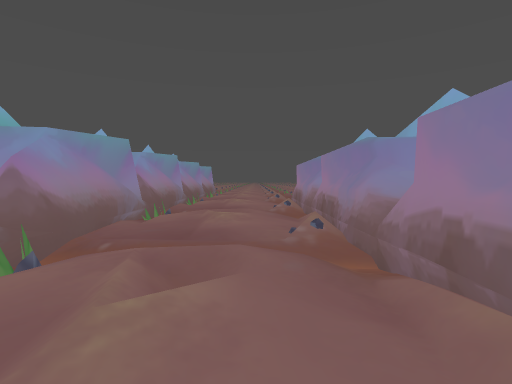
View 1 (above)

17 first-person views from a walk through a Godot game level. The camera is 1.3 m above the floor, tilts 2° down and sees 80° across. The floor is counted in squares, 2 m on a side. Each view is taken from the middle of a square. On the plan, view 1 faces up. The plan holds only what a view shows up to about 10 squares ahead; the rest is blank. The place goes on beyond the plan.

View 2
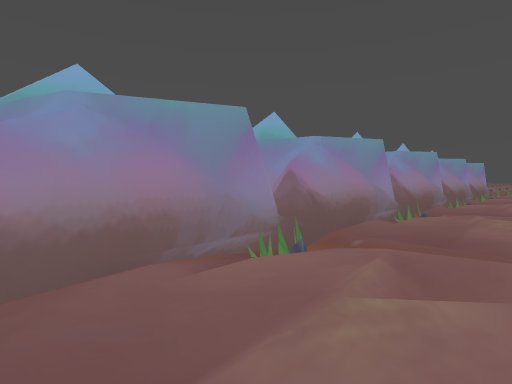

View 3
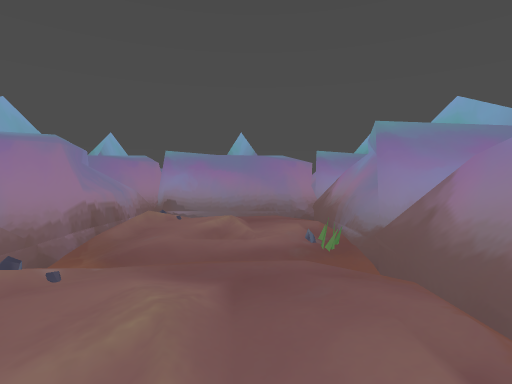

View 4
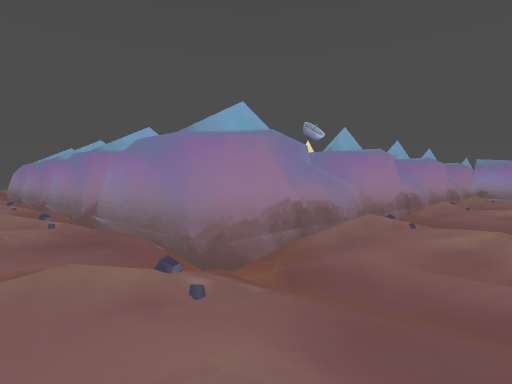

View 5
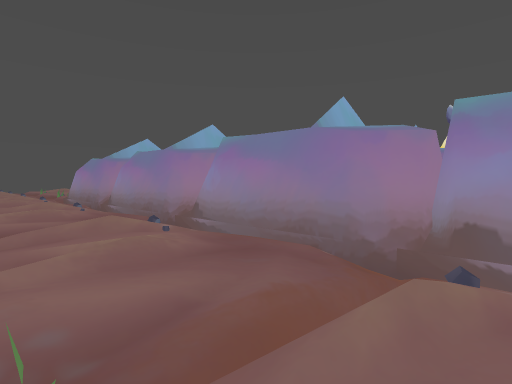

View 6
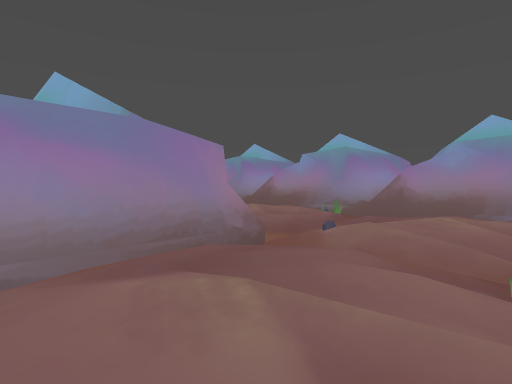

View 7
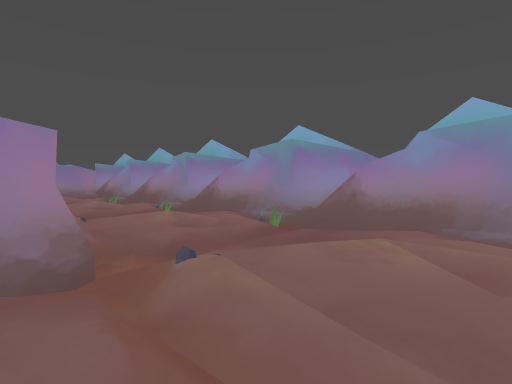

View 8
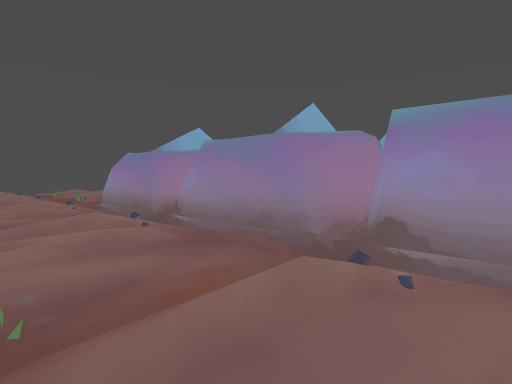

View 9
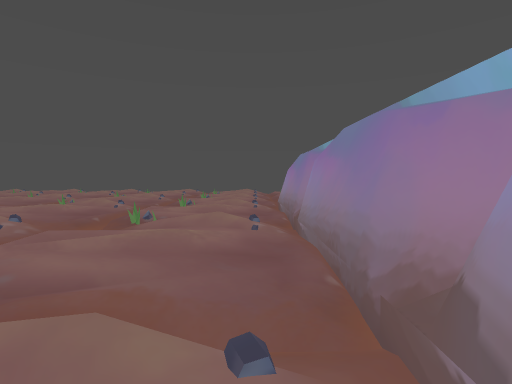

View 10
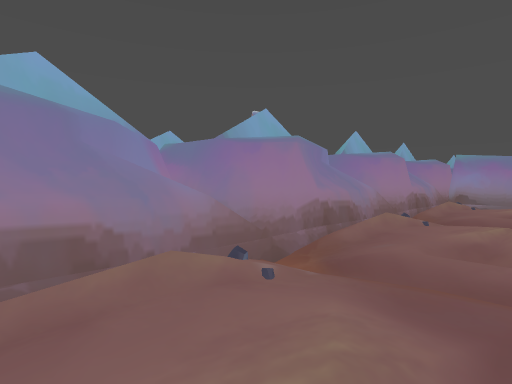

View 11
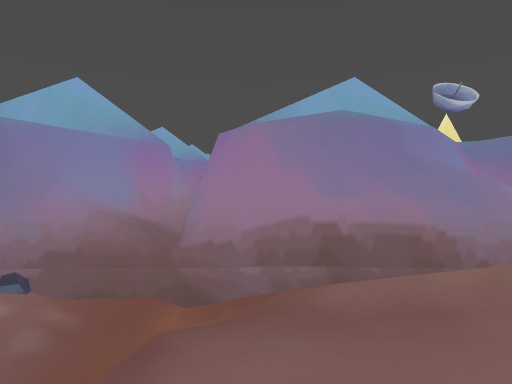

View 12
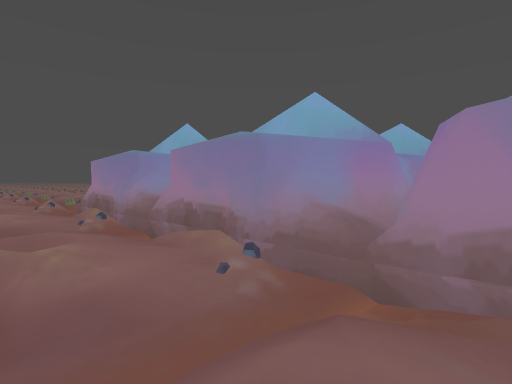

View 13
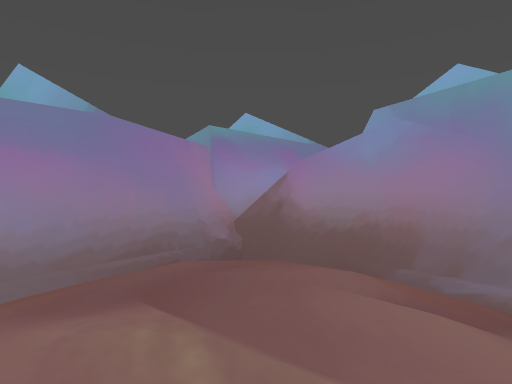

View 14
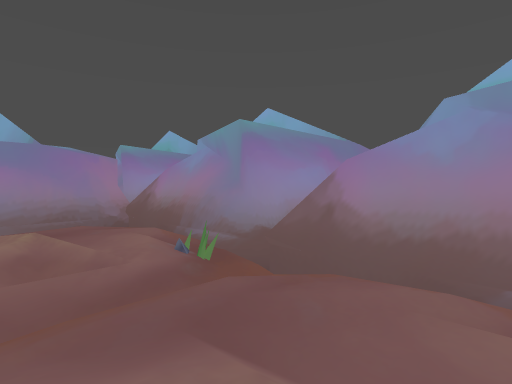

View 15
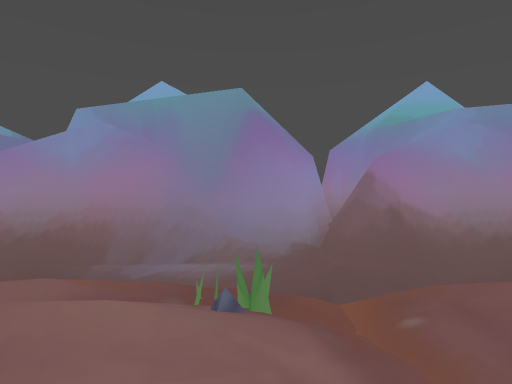

View 16
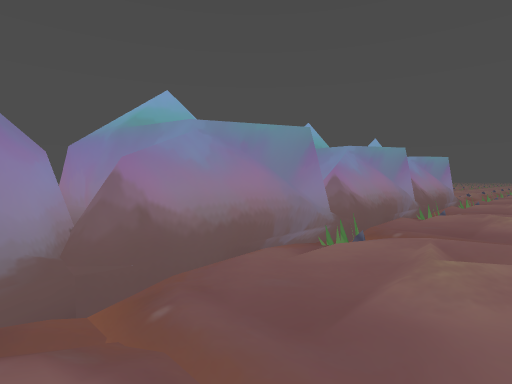

View 17
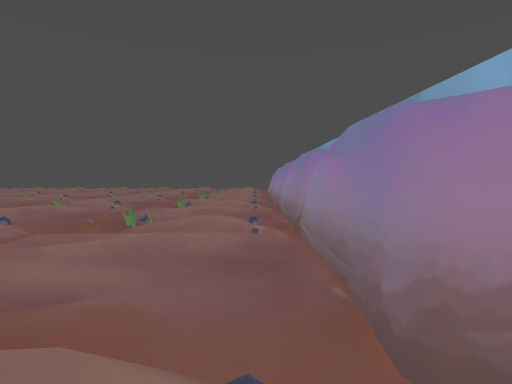

### Floor plan
Key: @ floor where view 1 was taken; . main floor; : floor 0.25 m higher than the main floor; - floor 0.25 m lower than the main floor; / step, stairs or slope; = window, fence, low wall or low ledge; R rock.
Columns run from 5 left of view 1 to 18 right of it. Each row starts with its distance up from view 1.
 13   RR.:.//.=:/.=/.-./ =.
 12   RR.:/.:...:/././.:/..
 11  RR/../.../../.../../...
 10   RR./RRRRRRRRRRRRRRRR./
  9   RR.:RRR R R RR   R
  8 R R/.:RR   R  R
  7 RRRR..RRRR R
  6   RR::RRRR R
  5   RR.:RRR  RR
  4  RR/..RRRR RR
  3 RRRR./RRRR
  2   RR..R
  1   RR.:RR
  0  RRR.@R
 -1 RRRRRRRR
 -2   RR   R
 -3  RR RR

Where each view was taken, in squares from view 1:
view 1: 0 up, 0 right, facing up
view 2: 0 up, 0 right, facing up-left
view 3: 6 up, 1 left, facing down
view 4: 12 up, 1 left, facing down-right
view 5: 13 up, 4 right, facing down-right
view 6: 13 up, 4 right, facing down-left
view 7: 13 up, 2 right, facing down-left
view 8: 13 up, 7 right, facing down-right
view 9: 11 up, 7 right, facing right
view 10: 9 up, 1 left, facing down-right
view 11: 6 up, 1 left, facing right
view 12: 2 up, 1 left, facing up-right
view 13: 2 up, 0 right, facing down-left
view 14: 5 up, 0 right, facing down-left
view 15: 6 up, 0 right, facing left
view 16: 6 up, 0 right, facing up-left
view 17: 11 up, 0 right, facing right
